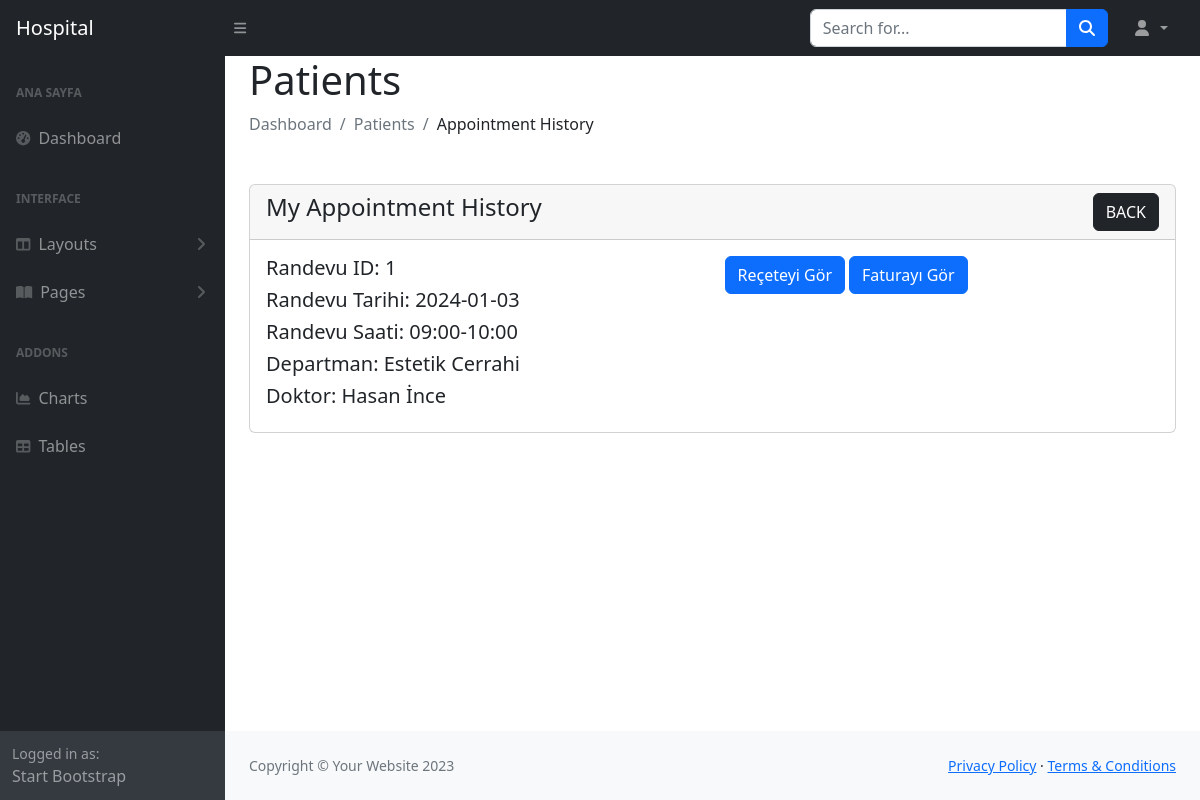
/Hospital_Managament_System/admin/my_appointment_details.php?app_id=1, run on the app's committed database.
### tables this page shows
CREATE TABLE `appointment` (
  `app_id` int(10) NOT NULL,
  `app_tarih` date NOT NULL,
  `app_saat` varchar(200) NOT NULL,
  `doctor_id` int(10) NOT NULL,
  `department_id` int(10) NOT NULL,
  `patient_id` int(10) NOT NULL,
  `status` int(2) NOT NULL
);

CREATE TABLE `saatler` (
  `saat_id` int(10) NOT NULL,
  `saat` varchar(200) NOT NULL
);

CREATE TABLE `department` (
  `department_id` int(11) NOT NULL,
  `name` longtext NOT NULL
);

CREATE TABLE `doctor` (
  `doctor_id` int(11) NOT NULL,
  `sicil` varchar(100) NOT NULL,
  `fname` varchar(200) NOT NULL,
  `lname` varchar(200) NOT NULL,
  `email` longtext NOT NULL,
  `password` longtext NOT NULL,
  `address` longtext NOT NULL,
  `phone` longtext NOT NULL,
  `department_id` int(11) NOT NULL,
  `status` tinyint(1) NOT NULL
);

### Hospital_Managament_System/admin/my_appointment_details.php (the view, shortened to what this page needs)
<?php
include("config/dbcon.php");
include("includes/header.php"); ?>
<div class="container-fluid px-4">
    <div class="row">
        <div class="col-md-5">
            <h1>Patients</h1>
            <ol class="breadcrumb mb-4">
                <li class="breadcrumb-item active">Dashboard</li>
                <li class="breadcrumb-item active">Patients</li>
                <li class="breadcrumb-item">Appointment History</li>
            </ol>
        </div>
    </div>
<div class="row mt-4">
    <div class="col-md-12">
        <div class="card">
            <div class="card-header">
                <h4>My Appointment History
                    <a href="appointment_history.php" class="btn btn-dark float-end">BACK</a>
                </h4>
            </div>
            <div class="card-body">
                <div class="row">
                    <div class="col-md-6">
                       <?php
                        if (isset($_GET['app_id'])) {
                            $app_id = $_GET['app_id'];
                            $query = "SELECT * FROM appointment WHERE app_id='$app_id'";
                            $query_run = mysqli_query($con, $query);
                            if (mysqli_num_rows($query_run) > 0) {
                                foreach ($query_run as $user) { ?>
                                <h5>Randevu ID: <?= $user['app_id']?></h5>
                                <h5>Randevu Tarihi: <?= $user['app_tarih']?></h5>
                                <?php
                                    $saat = $user['app_saat'];
                                    $q = "SELECT * FROM saatler WHERE saat_id = '$saat' ";
                                    $q_run = mysqli_query($con, $q);
                                    if (mysqli_num_rows($q_run) > 0) {
                                        foreach ($q_run as $saat_q) {?>
                                        <h5>Randevu Saati: <?= $saat_q['saat']?>  </h5>
                                <?php } }
                                ?>
                                 <?php
                                    $dep= $user['department_id'];
                                    $q = "SELECT * FROM department WHERE department_id = '$dep' ";
                                    $q_run = mysqli_query($con, $q);
                                    if (mysqli_num_rows($q_run) > 0) {
                                        foreach ($q_run as $dep_q) {?>
                                        <h5>Departman: <?= $dep_q['name']?>  </h5>
                                <?php } }
                                ?>
                                 <?php
                                    $doctor= $user['doctor_id'];
                                    $q = "SELECT * FROM doctor WHERE doctor_id = '$doctor' ";
                                    $q_run = mysqli_query($con, $q);
                                    if (mysqli_num_rows($q_run) > 0) {
                                        foreach ($q_run as $doc_q) {?>
                                        <h5>Doktor: <?= $doc_q['fname'].' '.$doc_q['lname']?>  </h5>
                                <?php } }
                                ?>
                            <?php
                            }}
                        }
                       ?>
                    </div>
                    <div class="col-md-6">
                        <?php
                            $app_id = $user['app_id'];
                            $query = "SELECT * FROM appointment WHERE app_id = '$app_id' ";
                            $query_run = mysqli_query($con, $query);
                            if (mysqli_num_rows($query_run) > 0) {
                                foreach ($query_run as $row) {
                                    if($row['status']==1){?>
                                        <h4>Hasta henüz muayene olmadığı için reçete ve fatura bilgisi oluşmamıştır !!</h4>
                                    <?php  }else{?>
                                         <p class="d-inline-flex gap-1">
                                            <button class="btn btn-primary" type="button" data-bs-toggle="collapse" data-bs-target="#collapseExample" aria-expanded="false" aria-controls="collapseExample">
                                                Reçeteyi Gör
                                            </button>
                                            <button class="btn btn-primary" type="button" data-bs-toggle="collapse" data-bs-target="#collapseExample1" aria-expanded="false" aria-controls="collapseExample1">
                                                Faturayı Gör
                                            </button>
                                        </p>
                                        <?php
                                    }
                                }
                            }
                        ?>
                    </div>
                </div>
            </div>
        </div>
    </div>
</div>
<?php
include("includes/footer.php");
include("includes/scripts.php");
?>

### data on the page
appointment: app_id "1", app_tarih "2024-01-03"
saatler: saat "09:00-10:00"
department: name "Estetik Cerrahi"
doctor: fname "Hasan", lname "İnce"
